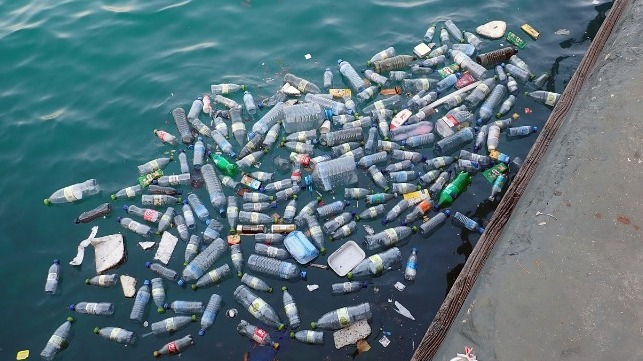
//> input picture data/plastic-trash.jpg, 643 x 361 px
$ ./image_processing   (built with g++ and OpenCV 4)
//> lines starting //> are read from the running program, lines starting //| are printed output that depends on the picture; after the words box and inside, x2 and y2 are one past the last pixel; in counts of white or black regions, pixels touching at a corner belong together
#include <opencv2/opencv.hpp>
#include <stdio.h>
#include <string>
#include <iostream>
#include <fstream>
/* #include <raspicam/raspicam.h> */

#define IMAGE_PATH "./data/plastic-trash.jpg"
/* #define IMAGE_PATH "./data/trash_on_water.jpg" */
#define OUTPUT_IMAG "./data/one_trash_cont.jpg"
#define IMAGE_HEIGHT 560
#define IMAGE_WIDTH 780
#define MAX_PIXEL_VAL 255

using namespace cv;
using namespace std;

void write_bin(Mat image) {
    ofstream filebin;

    filebin.open("bins.txt");

    int height = image.size().height;
    int width = image.size().width;

    for(int i = 0; i < width; i++) {
        for(int j = 0; j < height; j++) {
            filebin << (int)image.at<uchar>(i, j) << " ";
        }
        filebin << "\n";
    }

    filebin.close();
}

void erosion(Mat image) {

    int erosion_size = 1;
    Mat element = getStructuringElement( MORPH_RECT,
                       Size( 3, 3 ));
    erode(image, image, element);
}

// [16 lines of commented-out code are left out]

void dilation(Mat image){
    Mat element = getStructuringElement( MORPH_RECT,
                       Size( 3, 3 ));
    dilate(image, image, element);
}

void apply_blur(Mat image){

    Size k(7, 7);

    GaussianBlur(image, image, k, 0);
}

void apply_canny(Mat image){
    double threshold1 = 50;
    double threshold2 = 100;
    Canny(image, image, threshold1, threshold2);
}

int main(int argc, char **argv) {

    Size img_size(IMAGE_WIDTH, IMAGE_HEIGHT);

    Mat image;
    image = imread(IMAGE_PATH, 0);
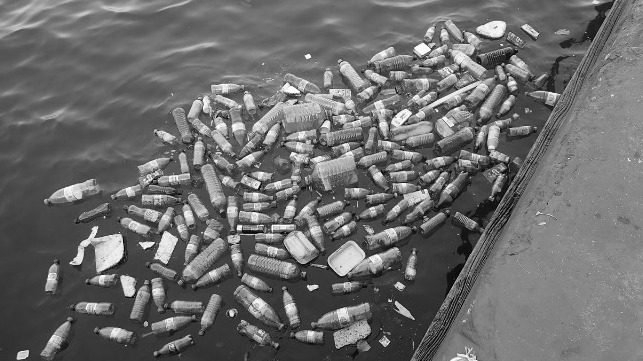
//> image: 361 rows x 643 cols, CV_8UC1; min 0, max 255, mean 108
    resize(image, image, img_size);
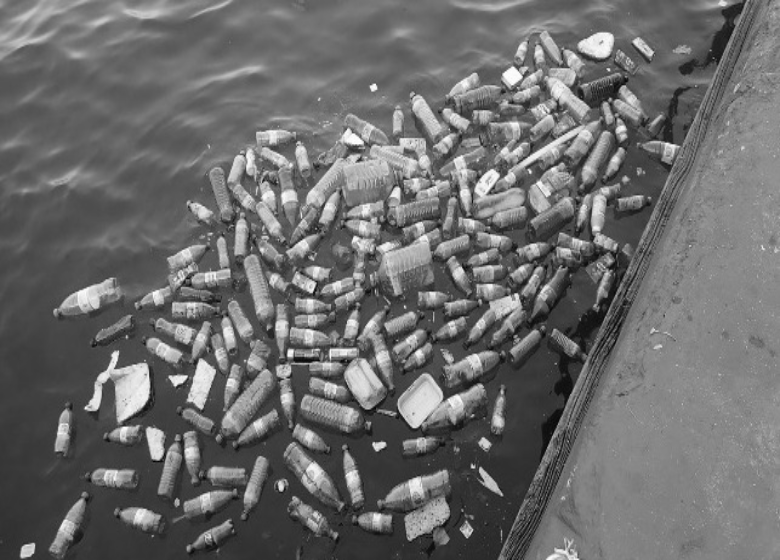
//> image: 560 rows x 780 cols, CV_8UC1; min 1, max 254, mean 107.9

    const int height = image.size().height;
//> height = 560
    const int width = image.size().width;
//> width = 780

    /* Morphological transformation */
    apply_blur(image);
    apply_canny(image);
//> in apply_canny, `Canny(image, image, threshold1, threshold2);`:
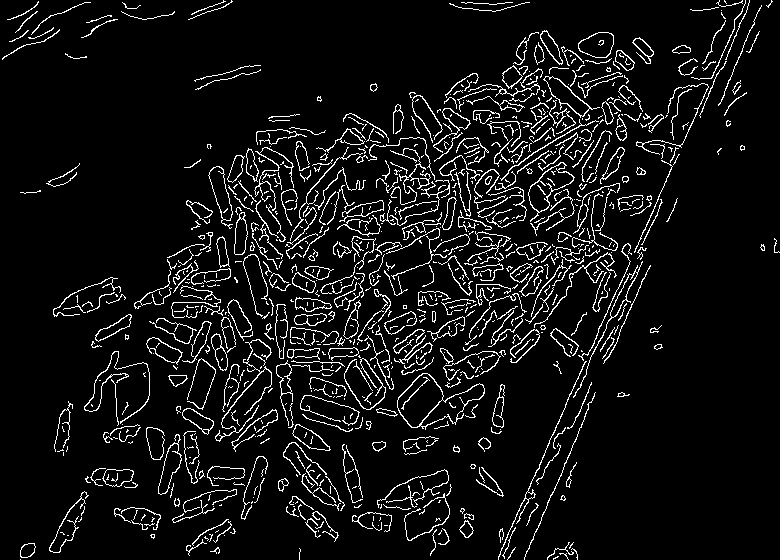
//> image: 560 rows x 780 cols, CV_8UC1; 7.3% white in thin lines or dots
    dilation(image);
    erosion(image);
//> in erosion, `erode(image, image, element);`:
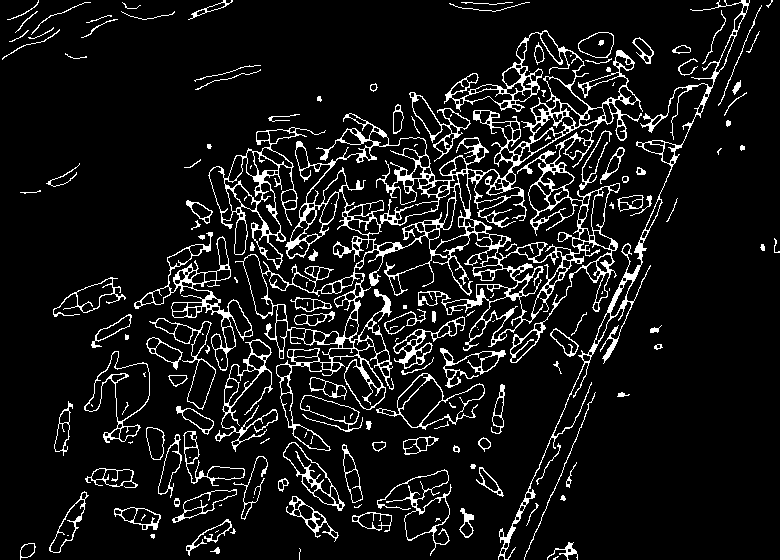
//> image: 560 rows x 780 cols, CV_8UC1; 9.3% white in thin lines or dots

    /* To generate random colors */
    RNG rng(63);

    /* Get contours */
    vector<vector<Point>> contours;
    vector<Vec4i> hierarchy;

    findContours(image, contours, hierarchy,
            RETR_TREE, CHAIN_APPROX_SIMPLE, Point(0, 0));
//> contours = 658 contours, 175 with area under 20; largest, box (x1, y1, x2, y2) and area: (235, 30, 643, 451) 52685, (208, 127, 326, 270) 5495, (467, 121, 598, 263) 5370, (306, 137, 439, 225) 4944, (134, 232, 253, 371) 3632

    /* Get the rotated rectangle of each contour */
    vector<RotatedRect> minRect(contours.size());
    for(int i = 0; i < contours.size(); i++)
    {
        minRect[i] = minAreaRect(Mat(contours[i]));
    }
//> after the loop, minRect = 658 RotatedRects (x, y, width, height, angle), first 8: [555.6, 557.7, 5.81, 1.79, -26.57], [299.5, 553.5, 11, 1, -90], [215.3, 551.3, 8.93, 5.71, -29.74], [26.82, 550.1, 17.99, 13.32, -15.95], [27, 550, 14, 14, -90], [562, 550.5, 17, 30, -90], [569, 550, 4, 4, -90], [152, 536, 4, 4, -90]

    /* Image to draw the contours and rectangles */
    Mat drawing = Mat::zeros( image.size(), CV_8UC3 );

    for(int i = 0; i < contours.size(); i++) {
        /* Generate random colour for each contour and its rectangle */
        Scalar color = Scalar(rng.uniform(0, 255), rng.uniform(0, 255), rng.uniform(0, 255));

        /* Draw the contour on the output image */
        drawContours(drawing, contours, i, color, 1, 8, vector<Vec4i>(), 0, Point());

        Size2f recSize = Size2f();
        recSize = minRect[i].size;

        printf("Height: %lf\n", recSize.height);
        printf("Width: %lf\n", recSize.width);

        /* Draw the rectangle */
        Point2f rect_points[4];
        minRect[i].points( rect_points );

        for( int j = 0; j < 4; j++ )
            line( drawing, rect_points[j], rect_points[(j+1)%4], color, 1, 8 );
    }
//> this loop made 658 passes
//> recSize on passes 1 to 3: Size(5.81, 1.79), Size(11, 1), Size(8.93, 5.71)
//| Height: 1.788854
//| Width: 5.813777
//| Height: 1.000000
//| Width: 11.000000
//> (the first 4 of 16 printed lines)
//> (output is shown up to pass 8 of 658)
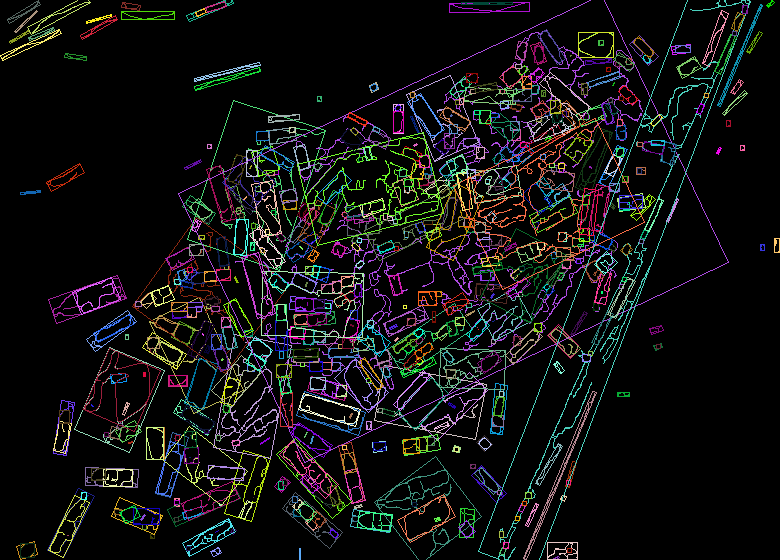
//> drawing: 560 rows x 780 cols, CV_8UC3; mean B, G, R 18, 17.7, 17.8

    imshow("Contours", drawing);
    waitKey(0);

    return 0;

}
